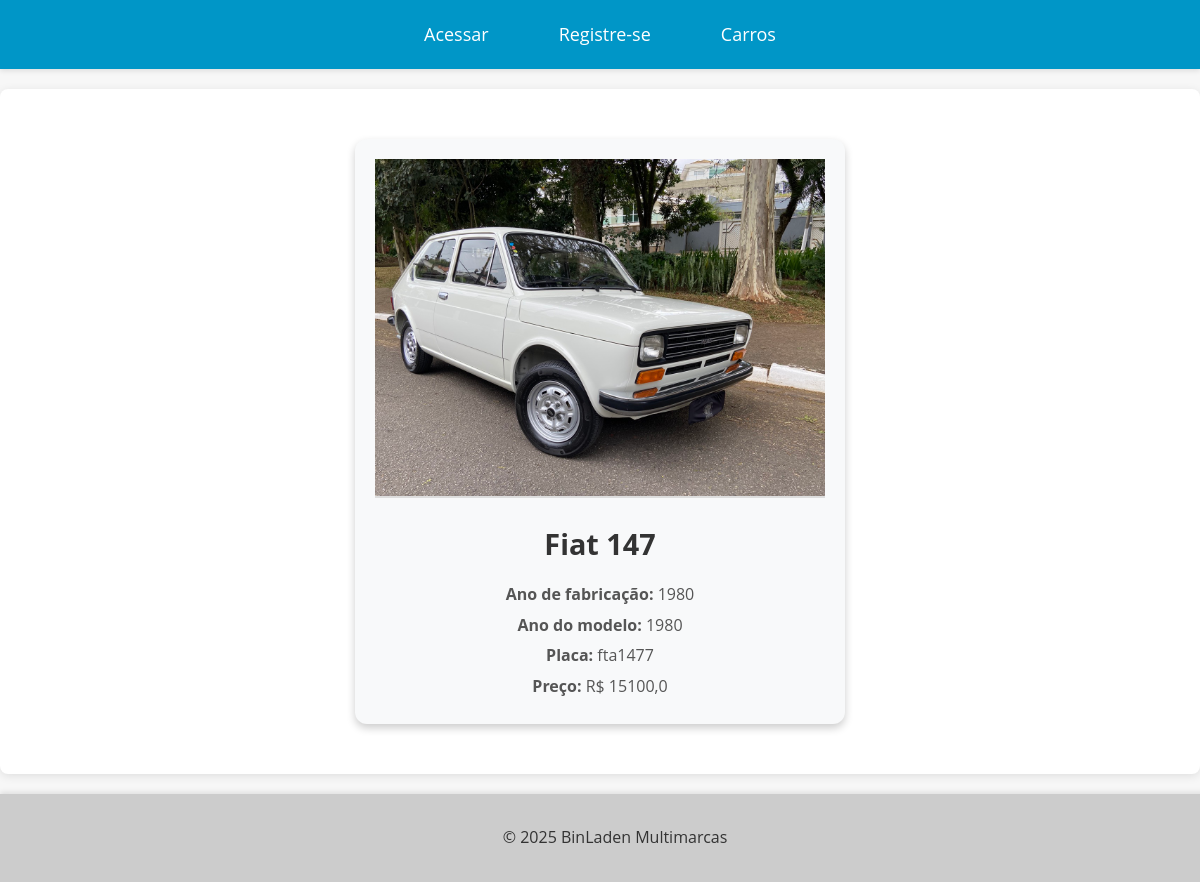
The page /car/11/ on the database as committed earlier.
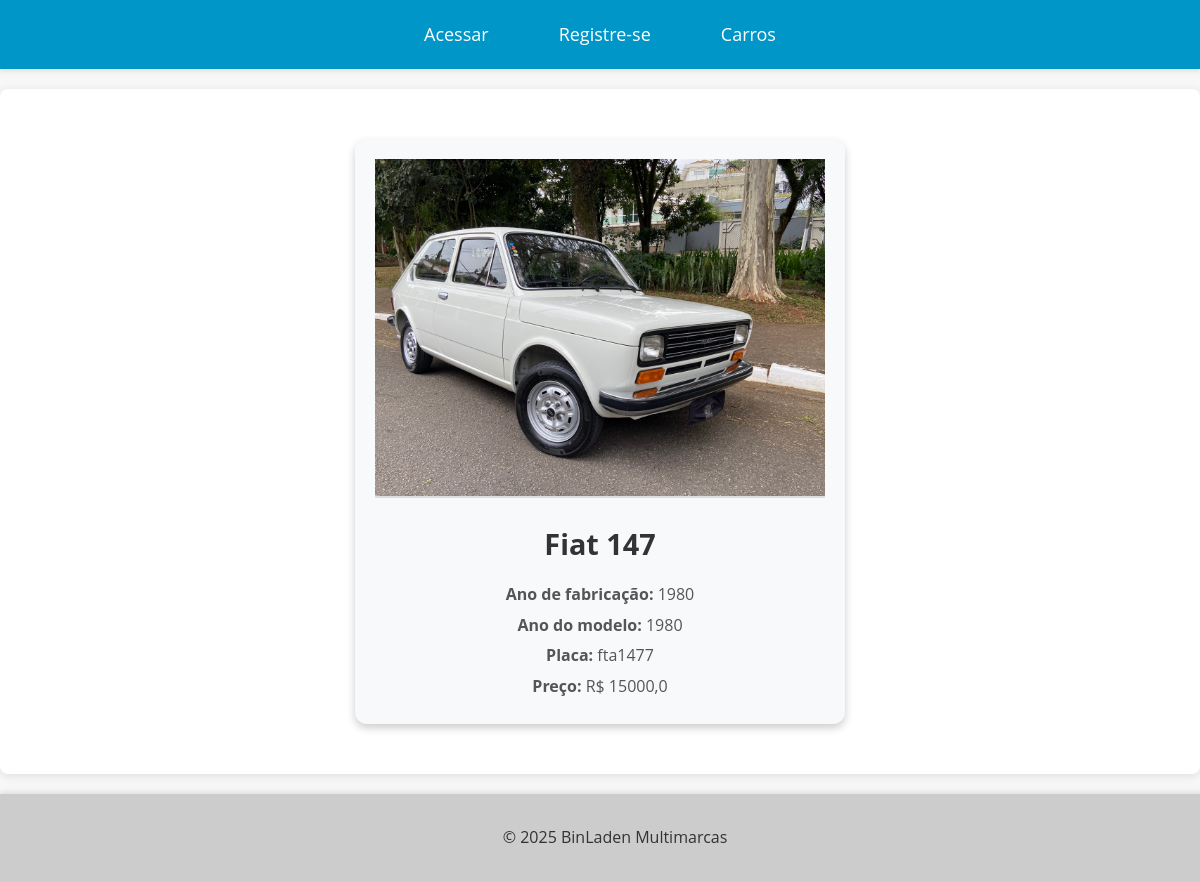
The same page on the database as committed later.
### cars/models.py (models this page shows, shortened)
class Car(models.Model):
    id = models.AutoField(primary_key=True)
    model = models.CharField(max_length=200)
    brand = models.ForeignKey(Brand, on_delete=models.PROTECT, related_name='car_brand')
    factory_year = models.IntegerField(blank=True, null=True)
    model_year = models.IntegerField(blank=True, null=True)
    plate = models.CharField(max_length=100, blank=True, null=True)
    value = models.FloatField(blank=True, null=True)
    photo = models.ImageField(upload_to='cars/', blank=True, null=True)
    bio = models.TextField(blank=True, null=True)

class Brand(models.Model):
    id = models.AutoField(primary_key=True)
    name = models.CharField(max_length=200)
    def __str__(self):
        return self.name

### cars/views.py (the view)
# urls.py: path('car/<int:pk>/', CarDetailView.as_view(), name='car_detail'),
class CarDetailView(DetailView):
    model = Car
    template_name = "car_detail.html"

### cars/templates/car_detail.html (shortened to what this page needs)
{% extends "base.html" %}
{% load static %}
{% block content %}
<div class="car-card">
  {% if car.photo %}
    <img src="{{ car.photo.url }}" alt="{{ car.model }} - {{ car.brand }}">
  {% else %}
    <img src="{% static 'marca.jpg' %}" alt="{{ car.model }} - {{ car.brand }}">
  {% endif %}
  <h2>{{ object.brand }} {{ object.model }}</h2>
  <p><strong>Ano de fabricação:</strong> {{ object.factory_year }}</p>
  <p><strong>Ano do modelo:</strong> {{ object.model_year }}</p>
  <p><strong>Placa:</strong> {{ object.plate }}</p>
  <p><strong>Preço:</strong> R$ {{ object.value }}</p>
</div>
{% endblock %}

### app/templates/base.html (shortened to what this page needs)
<!DOCTYPE html>
<html lang="en">
<head>
</head>
<body>
  <header>
    <nav>
      <ul>
        {% if not user.is_authenticated %}
          <li><a href="{% url 'login' %}">Acessar</a></li>
          <li><a href="{% url 'register' %}">Registre-se</a></li>
          <li><a href="{% url 'cars_list' %}">Carros</a></li>
        {% endif %}
      </ul>
    </nav>
  </header>
  <main>
    {% block content %}
    {% endblock %}
  </main>
  <footer>
    <p>&copy; 2025 BinLaden Multimarcas</p>
  </footer>
</body>
</html>

### app/templates/base.html (style rules this page uses)
body { font-family: 'Open Sans', sans-serif; background-color: #f7f7f7; color: #333; margin: 0; padding: 0; line-height: 1.6; }
header { background-color: #0096c7; color: #fff; text-align: center; padding: 20px 0; box-shadow: 0 2px 5px rgba(0, 0, 0, 0.1); }
nav { display: flex; justify-content: center; align-items: center; }
nav ul { list-style: none; margin: 0; padding: 0; display: flex; }
nav ul li { margin: 0 15px; }
nav ul li a { color: #fff; text-decoration: none; font-size: 18px; padding: 10px 20px; border-radius: 5px; transition: background-color 0.3s ease, transform 0.2s ease; }
main { max-width: 1200px; margin: 20px auto; padding: 20px; background-color: #fff; border-radius: 8px; box-shadow: 0 2px 10px rgba(0, 0, 0, 0.1); }
footer { background-color: #ccc; color: #333; padding: 15px; text-align: center; position: relative; bottom: 0; width: 100%; box-shadow: 0 -2px 5px rgba(0, 0, 0, 0.1); }

### cars/templates/car_detail.html (style rules this page uses)
.car-card { background-color: #f8f9fa; box-shadow: 0 4px 8px rgba(0, 0, 0, 0.2); border-radius: 12px; overflow: hidden; text-align: center; transition: all 0.3s ease-in-out; max-width: 450px; margin: 30px auto; padding: 20px; }
.car-card img { width: 100%; height: auto; border-bottom: 2px solid #ddd; object-fit: cover; }
.car-card h2 { font-size: 1.8rem; margin: 15px 0; color: #333; }
.car-card p { font-size: 1rem; color: #555; margin: 5px 0; }
a { text-decoration: none; }

Rows that differ between the two databases and show on the page:
changed Car "fta1477": value "15100,0" → "15000,0"
